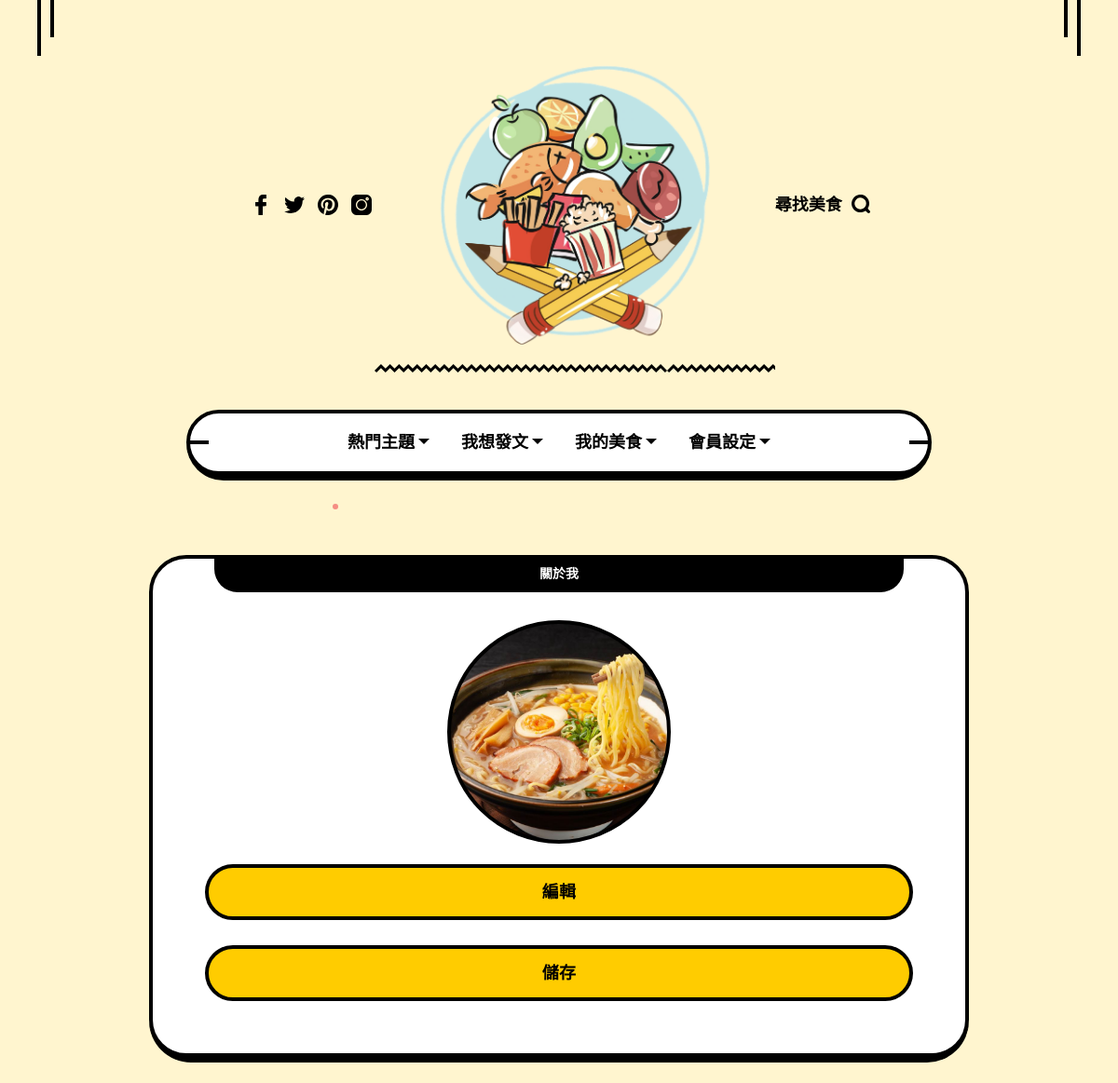
The page /myinfo/ (signed in) on the database as committed earlier.
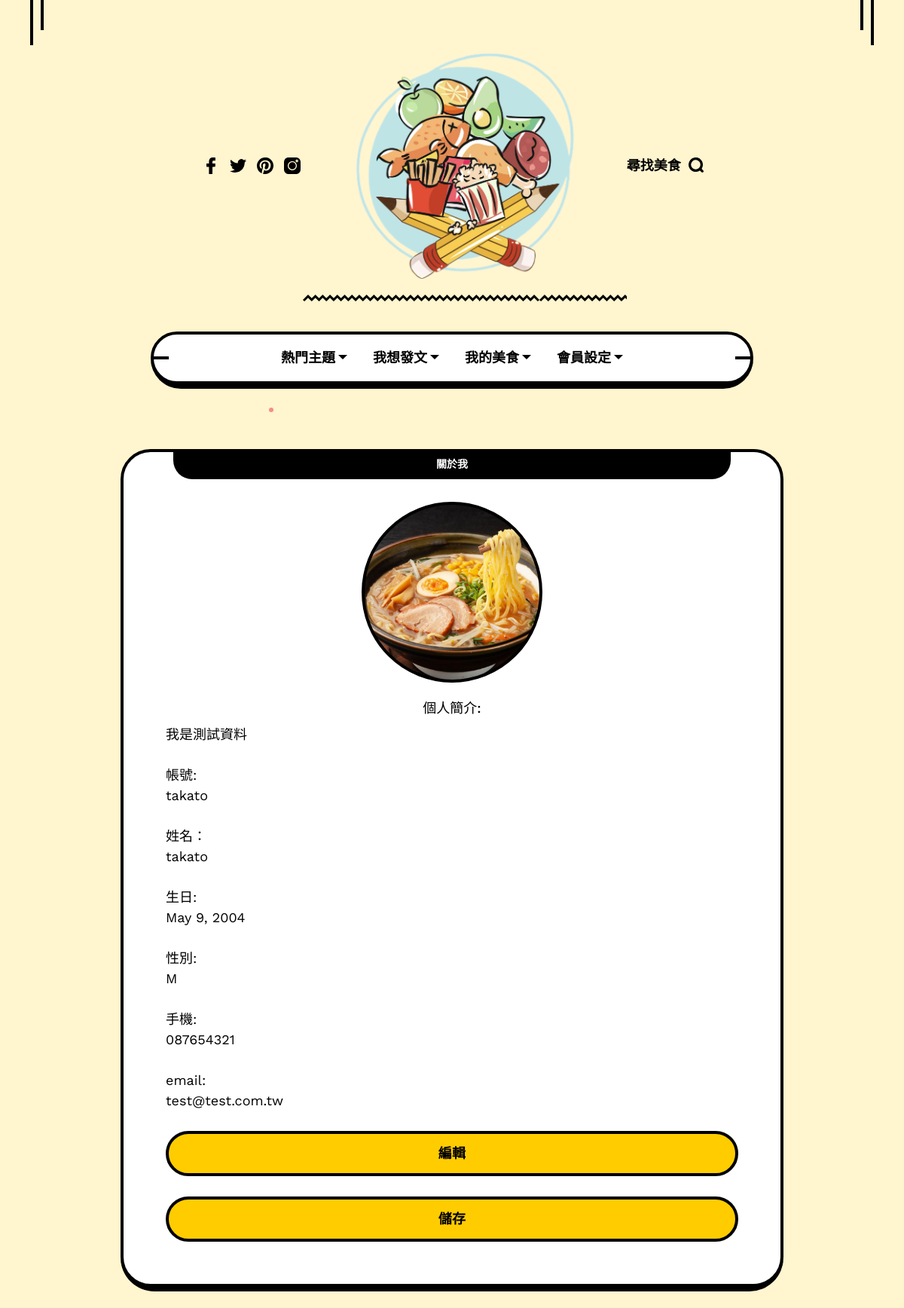
The same page on the database as committed later.
### baseapp/models.py (models this page shows, shortened)
class basedata(models.Model):
    username = models.CharField(max_length=20,null = False,primary_key = True)
    fname = models.CharField(max_length=20, null=False)
    lname = models.CharField(max_length = 20, null=False)
    sex = models.CharField(max_length=2, default='M', null=False)
    birthday = models.DateField(null=False)
    email = models.EmailField(max_length=100, blank=True, default='')
    phone = models.CharField(max_length=50, blank=True, default='')
    info = models.CharField(max_length=255,blank=True, default='')

### baseapp/views.py (the view)
# urls.py: path('myinfo/',views.myinfo),
def myinfo(request):
	if request.user.is_authenticated:
		username = request.user.username
		data = basedata.objects.filter(username__exact=username)
		return render(request,'myinfo.html',locals())
	else:
		return redirect('/login/')

### templates/myinfo.html (shortened to what this page needs)
<!DOCTYPE html>
<html lang="zh-TW">
<head>
    <link rel="stylesheet" href="/static/css/magnific.popup.css">
    <link rel="stylesheet" href="/static/css/base.css">
    <link rel="stylesheet" href="/static/css/inline.css">
    <link rel="stylesheet" href="/static/css/fontello.css">
    <link rel="stylesheet" href="/static/css/widgets.css">
    <link rel="stylesheet" href="/static/css/swiper.css">
    <link rel="stylesheet" href="/static/css/style.css">
</head>
<body>
    <header id="xoxo_fn_header">
        <div class="xoxo_fn_header">
            <div class="container">
                <div class="header_top">
                    <div class="social">
                        <div class="xoxo_fn_social_list">
                            <ul>
                                <li>
                                    <a href="#" target="_blank">
                                    </a>
                                </li>
                                <li>
                                    <a href="#" target="_blank">
                                    </a>
                                </li>
                                <li>
                                    <a href="#" target="_blank">
                                    </a>
                                </li>
                                <li>
                                    <a href="#" target="_blank">
                                    </a>
                                </li>
                            </ul>
                        </div>
                    </div>
                    <div class="logo">
                        <a href="/">
                            <img class="desktop_logo" src="/static/picture/logo.png" alt="logo">
                        </a>
                    </div>
                    <div class="search_opener">
                        <a href="#">
                            <span class="text">尋找美食</span>
                            <span class="icon">
						</span>
                        </a>
                    </div>
                </div>
                <div class="header_bottom">
                    <div class="bottom_fixer">
                        <div class="xoxo_fn_nav main_nav">
                            <div class="menu">
                                <div class="menu-main-menu-container">
                                    <ul id="menu-main-menu" class="xoxo_fn_main_nav">
                                        <li class="menu-item menu-item-has-children">
                                            <a href="#0">
                                                <span>
                                                <span>熱門主題</span>
                                                </span>
                                            </a>
                                        </li>
                                        <li class="menu-item menu-item-has-children">
                                            <a href="#">
                                                <span>
                                                <span>我想發文</span>
                                                </span>
                                            </a>
                                        </li>
                                        <li class="menu-item menu-item-has-children">
                                            <a href="#0">
                                                <span>
                                                <span>我的美食</span>
                                                </span>
                                            </a>
                                        </li>
                                        <li class="menu-item menu-item-has-children">
                                          <a href="#0">
                                              <span>
                                              <span>會員設定</span>
                                              </span>
                                          </a>
                                      </li>
                                    </ul>
                                </div>
                            </div>
                        </div>
                    </div>
                </div>
            </div>
        </div>
    </header>
    <div class="xoxo_fn_hassidebar">
        <div class="sidebar_in">
            <div class="xoxo_fn_sidebar">
                <div class="xoxo_fn_nosidebar">
        <div class="container blog_layout_classic_container">
            <div class="xoxo_fn_bloglist blog_layout_classic">
                <div class="widget_block clear widget_xoxo_custom_categories">
                    <div class="wid-title">
                        <span class="text">關於我</span>
                    </div>
                    <ul>
                        <div class="xoxo_fn_widget_author">
                            <div class="info_img" style="background-image: url(/static/image/拉麵.jpeg);">
                                <a class="full_link" href="#0"></a>
                            </div>
                            <div class="info_desc">
                                <div class="author_top">
                                    <p class="fn_desc">
                                        {% for data in data %}
                                        個人簡介:<div id="datainfo">{{data.info}}</div><br>
                                        帳號:<div id="username">{{data.username}}</div><br>
                                        姓名：<div id="fname">{{data.fname}}</div><br>
                                        生日:<div id="birthday">{{data.birthday}}</div><br>
                                        性別:<div id="sex">{{data.sex}}</div><br>
                                        手機:<div id="phone">{{data.phone}}</div><br>
                                        email:<div id="email">{{data.email}}</div><br>
                                        {%endfor%}
                                    </p>
                                </div>
                                <span class="xoxo_submit"><input type="submit" value="編輯" onclick="enableEditMode()"></span>
                                <span class="xoxo_submit"><input type="submit" value="儲存" onclick="saveChanges()"></span>
                            </div>
                        </div>
                    </ul>
                </div>
            </div>
        </div>
    </div>
            </div>
        </div>
    </div>
    <div class="frenify-cursor cursor-inner" data-default="yes" data-link="yes" data-slider="no" style="visibility: visible; transform: translate(360px, 544px);"><span class="fn-cursor"></span></div>
</body>
</html>

### static/css/base.css (style rules this page uses)
a,i,textarea { -webkit-transition:all .3s ease; -moz-transition:all .3s ease; -ms-transition:all .3s ease; -o-transition:all .3s ease }
iframe,img,table { max-width:100% }
article,aside,details,figcaption,figure,footer,header,hgroup,nav,pre,section { display:block }
a,abbr,acronym,address,applet,b,big,blockquote,body,caption,center,cite,code,dd,del,dfn,div,dl,dt,em,fieldset,font,form,h1,h2,h3,h4,h5,h6,html,i,iframe,ins,kbd,label,legend,li,object,ol,p,pre,q,s,samp,small,span,strike,strong,sub,sup,table,tbody,td,tfoot,th,thead,tr,tt,u,ul,var { background:0 0; border:0; margin:0; padding:0; vertical-align:baseline; outline:0 }
ol,ul { margin:30px }
ol li,ul li { margin-bottom:5px }
img { vertical-align:middle; height: auto; }
a,i { -webkit-transition:all .3s ease; -o-transition:all .3s ease; transition:all .3s ease; border:none }
p { letter-spacing:1px }
input[type=submit] { padding:13px 15px; height:44px; line-height:1; font-size:13px; font-weight:600; text-decoration:none; letter-spacing:.5px; border:none; cursor:pointer; color:#FFF; background:#777; -webkit-transition:all .3s ease; -o-transition:all .3s ease; transition:all .3s ease }
ol, ul { margin: 30px; }
textarea, input, button { outline: none; }
input[type=button], input[type=submit], button { font-family: var(--iff); }
input[type=button], input[type=submit] { border: none; height: 50px; font-weight: 500; font-size: 15px; padding: 0px 30px; letter-spacing: .5px; background-color: #333; color: #f5f5f5; text-transform: uppercase; }
a { text-decoration: none; }
body p { margin-bottom: 30px;letter-spacing: 0px; }

### static/css/widgets.css (style rules this page uses)
.xoxo_fn_hassidebar .widget_block:after { content: ''; position: absolute; top: 0; left: -4px; right: -4px; bottom: -10px; z-index: -1; border-radius: 0 0 45px 45px; border-bottom: 10px solid #000; }
.xoxo_fn_hassidebar .widget_block { position: relative; border: 4px solid #000; background-color: #fff; border-radius: 40px; padding: 26px; margin-bottom: 56px; }
.xoxo_fn_hassidebar .wid-title .text { position: relative; margin-top: -30px; background-color: #000; height: 40px; line-height: 40px; white-space: nowrap; -o-text-overflow: ellipsis; text-overflow: ellipsis; overflow: hidden; border-radius: 0 0 25px 25px; text-align: center; font-size: 14px; font-weight: 600; font-family: var(--hff); text-transform: uppercase; color: #fff; display: block; margin-left: 40px; margin-right: 40px; margin-bottom: 30px; padding: 0 10px; }
.xoxo_fn_widget_author .info_img { width: 240px; max-width: 100%; margin: 0 auto 22px; border-radius: 100%; position: relative; overflow: hidden; border: 4px solid #000; background-size: cover; background-repeat: no-repeat; background-position: center center; }
.xoxo_fn_widget_author .fn_desc { margin: 0; padding: 0; font-weight: 500; font-size: 18px; line-height: 24px; text-align: center; margin-bottom: 9px; }

Rows that differ between the two databases and show on the page:
added basedata: info "我是測試資料", username "takato", fname "takato", birthday "May 9, 2004", sex "M", phone "087654321", email "test@test.com.tw"
